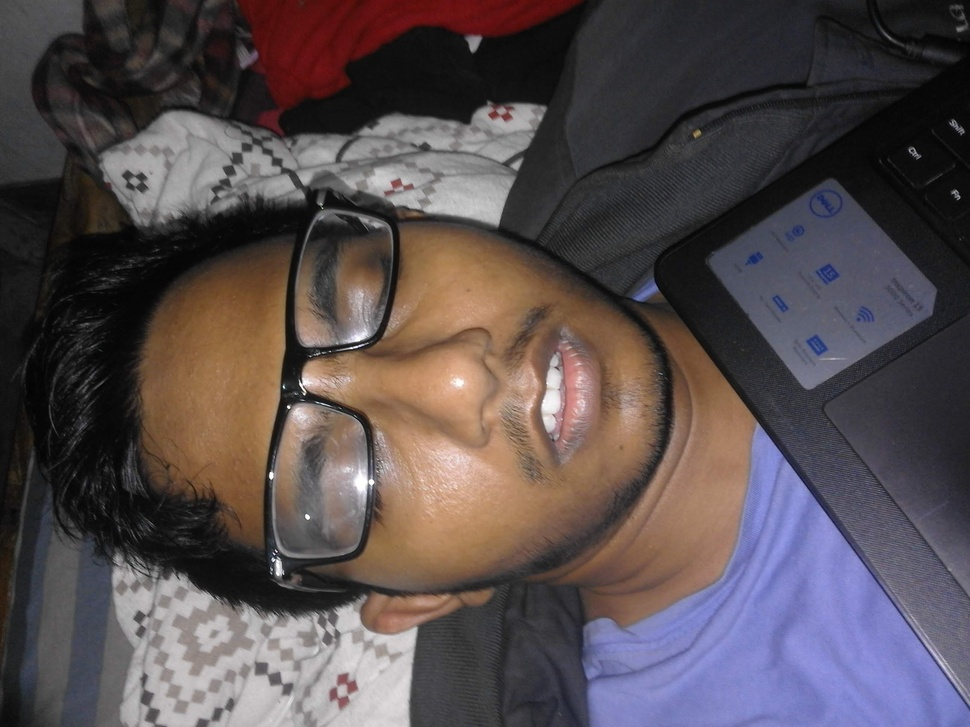
#> input picture 4.2/Multemedia/image.jpg, 970 x 727 px, shrunk from 2592 x 1944 before the run
$ python DCT.py
#> lines starting #> are read from the running program, lines starting #| are printed output that depends on the picture
import numpy as np
import matplotlib.pyplot as plt
import cv2

# Define the DCT and IDCT functions
def dct(x):
    return np.fft.fft2(x, norm='ortho')

def idct(x):
    return np.real(np.fft.ifft2(x, norm='ortho'))

# Load the image
img = plt.imread('image.jpg')
#> img is the input picture: shape (727, 970, 3); mean R, G, B 86.7, 76.9, 79

# Convert the image to grayscale
gray_img = cv2.cvtColor(img,cv2.COLOR_BGR2GRAY)
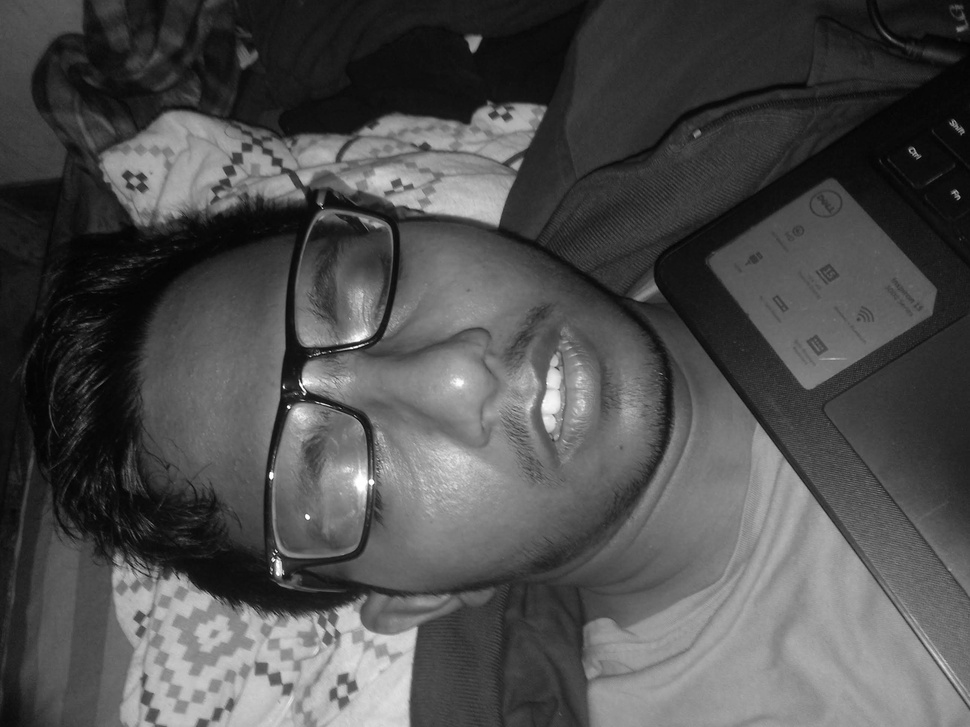
#> gray_img: shape (727, 970); min 0, max 255, mean 78.7

# Apply DCT on the grayscale image
dct_img = dct(gray_img)

# Plot the DCT transformed image
plt.imshow(np.abs(dct_img), cmap='gray')
plt.title('DCT Transformed Image')
plt.show()
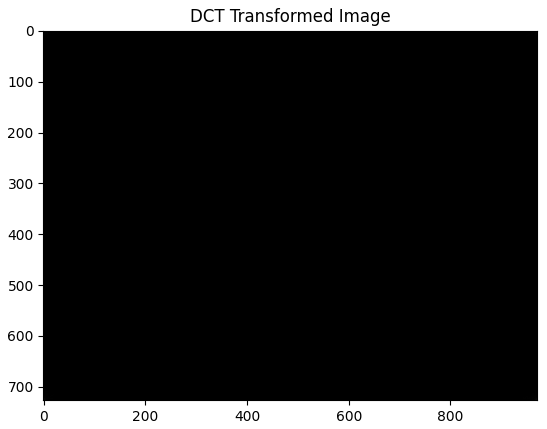
#> figure drawn by matplotlib, 1 panel

# Apply IDCT on the transformed image
idct_img = idct(dct_img)

# Plot the reconstructed image
plt.imshow(idct_img, cmap='gray')
plt.title('Reconstructed Image')
plt.show()
